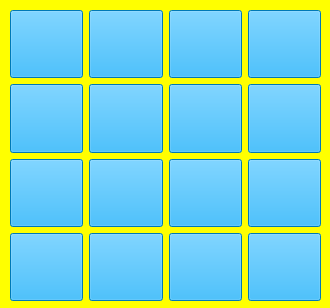
<?xml version="1.0" encoding="UTF-8"?>
<ui version="4.0">
 <class>MainWindow</class>
 <widget class="QMainWindow" name="MainWindow">
  <property name="geometry">
   <rect>
    <x>0</x>
    <y>0</y>
    <width>330</width>
    <height>308</height>
   </rect>
  </property>
  <property name="windowTitle">
   <string>Puzzle 15</string>
  </property>
  <property name="styleSheet">
   <string notr="true">background-color: rgb(255, 255, 0);</string>
  </property>
  <widget class="QWidget" name="centralwidget">
   <widget class="QWidget" name="">
    <property name="geometry">
     <rect>
      <x>10</x>
      <y>10</y>
      <width>311</width>
      <height>291</height>
     </rect>
    </property>
    <layout class="QGridLayout" name="gridLayout">
     <item row="0" column="0">
      <widget class="QPushButton" name="btn_1">
       <property name="sizePolicy">
        <sizepolicy hsizetype="Expanding" vsizetype="Expanding">
         <horstretch>0</horstretch>
         <verstretch>0</verstretch>
        </sizepolicy>
       </property>
       <property name="styleSheet">
        <string notr="true">font: 700 22pt &quot;Segoe UI&quot;;
background-color: rgb(0, 170, 255);</string>
       </property>
       <property name="text">
        <string/>
       </property>
      </widget>
     </item>
     <item row="0" column="1">
      <widget class="QPushButton" name="btn_2">
       <property name="sizePolicy">
        <sizepolicy hsizetype="Expanding" vsizetype="Expanding">
         <horstretch>0</horstretch>
         <verstretch>0</verstretch>
        </sizepolicy>
       </property>
       <property name="styleSheet">
        <string notr="true">font: 700 22pt &quot;Segoe UI&quot;;
background-color: rgb(0, 170, 255);</string>
       </property>
       <property name="text">
        <string/>
       </property>
      </widget>
     </item>
     <item row="0" column="2">
      <widget class="QPushButton" name="btn_3">
       <property name="sizePolicy">
        <sizepolicy hsizetype="Expanding" vsizetype="Expanding">
         <horstretch>0</horstretch>
         <verstretch>0</verstretch>
        </sizepolicy>
       </property>
       <property name="styleSheet">
        <string notr="true">font: 700 22pt &quot;Segoe UI&quot;;
background-color: rgb(0, 170, 255);</string>
       </property>
       <property name="text">
        <string/>
       </property>
      </widget>
     </item>
     <item row="0" column="3">
      <widget class="QPushButton" name="btn_4">
       <property name="sizePolicy">
        <sizepolicy hsizetype="Expanding" vsizetype="Expanding">
         <horstretch>0</horstretch>
         <verstretch>0</verstretch>
        </sizepolicy>
       </property>
       <property name="styleSheet">
        <string notr="true">font: 700 22pt &quot;Segoe UI&quot;;
background-color: rgb(0, 170, 255);</string>
       </property>
       <property name="text">
        <string/>
       </property>
      </widget>
     </item>
     <item row="1" column="0">
      <widget class="QPushButton" name="btn_5">
       <property name="sizePolicy">
        <sizepolicy hsizetype="Expanding" vsizetype="Expanding">
         <horstretch>0</horstretch>
         <verstretch>0</verstretch>
        </sizepolicy>
       </property>
       <property name="styleSheet">
        <string notr="true">font: 700 22pt &quot;Segoe UI&quot;;
background-color: rgb(0, 170, 255);</string>
       </property>
       <property name="text">
        <string/>
       </property>
      </widget>
     </item>
     <item row="1" column="1">
      <widget class="QPushButton" name="btn_6">
       <property name="sizePolicy">
        <sizepolicy hsizetype="Expanding" vsizetype="Expanding">
         <horstretch>0</horstretch>
         <verstretch>0</verstretch>
        </sizepolicy>
       </property>
       <property name="styleSheet">
        <string notr="true">font: 700 22pt &quot;Segoe UI&quot;;
background-color: rgb(0, 170, 255);</string>
       </property>
       <property name="text">
        <string/>
       </property>
      </widget>
     </item>
     <item row="1" column="2">
      <widget class="QPushButton" name="btn_7">
       <property name="sizePolicy">
        <sizepolicy hsizetype="Expanding" vsizetype="Expanding">
         <horstretch>0</horstretch>
         <verstretch>0</verstretch>
        </sizepolicy>
       </property>
       <property name="styleSheet">
        <string notr="true">font: 700 22pt &quot;Segoe UI&quot;;
background-color: rgb(0, 170, 255);</string>
       </property>
       <property name="text">
        <string/>
       </property>
      </widget>
     </item>
     <item row="1" column="3">
      <widget class="QPushButton" name="btn_8">
       <property name="sizePolicy">
        <sizepolicy hsizetype="Expanding" vsizetype="Expanding">
         <horstretch>0</horstretch>
         <verstretch>0</verstretch>
        </sizepolicy>
       </property>
       <property name="styleSheet">
        <string notr="true">font: 700 22pt &quot;Segoe UI&quot;;
background-color: rgb(0, 170, 255);</string>
       </property>
       <property name="text">
        <string/>
       </property>
      </widget>
     </item>
     <item row="2" column="0">
      <widget class="QPushButton" name="btn_9">
       <property name="sizePolicy">
        <sizepolicy hsizetype="Expanding" vsizetype="Expanding">
         <horstretch>0</horstretch>
         <verstretch>0</verstretch>
        </sizepolicy>
       </property>
       <property name="styleSheet">
        <string notr="true">font: 700 22pt &quot;Segoe UI&quot;;
background-color: rgb(0, 170, 255);</string>
       </property>
       <property name="text">
        <string/>
       </property>
      </widget>
     </item>
     <item row="2" column="1">
      <widget class="QPushButton" name="btn_10">
       <property name="sizePolicy">
        <sizepolicy hsizetype="Expanding" vsizetype="Expanding">
         <horstretch>0</horstretch>
         <verstretch>0</verstretch>
        </sizepolicy>
       </property>
       <property name="styleSheet">
        <string notr="true">font: 700 22pt &quot;Segoe UI&quot;;
background-color: rgb(0, 170, 255);</string>
       </property>
       <property name="text">
        <string/>
       </property>
      </widget>
     </item>
     <item row="2" column="2">
      <widget class="QPushButton" name="btn_11">
       <property name="sizePolicy">
        <sizepolicy hsizetype="Expanding" vsizetype="Expanding">
         <horstretch>0</horstretch>
         <verstretch>0</verstretch>
        </sizepolicy>
       </property>
       <property name="styleSheet">
        <string notr="true">font: 700 22pt &quot;Segoe UI&quot;;
background-color: rgb(0, 170, 255);</string>
       </property>
       <property name="text">
        <string/>
       </property>
      </widget>
     </item>
     <item row="2" column="3">
      <widget class="QPushButton" name="btn_12">
       <property name="sizePolicy">
        <sizepolicy hsizetype="Expanding" vsizetype="Expanding">
         <horstretch>0</horstretch>
         <verstretch>0</verstretch>
        </sizepolicy>
       </property>
       <property name="styleSheet">
        <string notr="true">font: 700 22pt &quot;Segoe UI&quot;;
background-color: rgb(0, 170, 255);</string>
       </property>
       <property name="text">
        <string/>
       </property>
      </widget>
     </item>
     <item row="3" column="0">
      <widget class="QPushButton" name="btn_13">
       <property name="sizePolicy">
        <sizepolicy hsizetype="Expanding" vsizetype="Expanding">
         <horstretch>0</horstretch>
         <verstretch>0</verstretch>
        </sizepolicy>
       </property>
       <property name="styleSheet">
        <string notr="true">font: 700 22pt &quot;Segoe UI&quot;;
background-color: rgb(0, 170, 255);</string>
       </property>
       <property name="text">
        <string/>
       </property>
      </widget>
     </item>
     <item row="3" column="1">
      <widget class="QPushButton" name="btn_14">
       <property name="sizePolicy">
        <sizepolicy hsizetype="Expanding" vsizetype="Expanding">
         <horstretch>0</horstretch>
         <verstretch>0</verstretch>
        </sizepolicy>
       </property>
       <property name="styleSheet">
        <string notr="true">font: 700 22pt &quot;Segoe UI&quot;;
background-color: rgb(0, 170, 255);</string>
       </property>
       <property name="text">
        <string/>
       </property>
      </widget>
     </item>
     <item row="3" column="2">
      <widget class="QPushButton" name="btn_15">
       <property name="sizePolicy">
        <sizepolicy hsizetype="Expanding" vsizetype="Expanding">
         <horstretch>0</horstretch>
         <verstretch>0</verstretch>
        </sizepolicy>
       </property>
       <property name="styleSheet">
        <string notr="true">font: 700 22pt &quot;Segoe UI&quot;;
background-color: rgb(0, 170, 255);</string>
       </property>
       <property name="text">
        <string/>
       </property>
      </widget>
     </item>
     <item row="3" column="3">
      <widget class="QPushButton" name="btn_16">
       <property name="sizePolicy">
        <sizepolicy hsizetype="Expanding" vsizetype="Expanding">
         <horstretch>0</horstretch>
         <verstretch>0</verstretch>
        </sizepolicy>
       </property>
       <property name="styleSheet">
        <string notr="true">font: 700 22pt &quot;Segoe UI&quot;;
background-color: rgb(0, 170, 255);</string>
       </property>
       <property name="text">
        <string/>
       </property>
      </widget>
     </item>
    </layout>
   </widget>
  </widget>
 </widget>
 <resources/>
 <connections/>
</ui>
